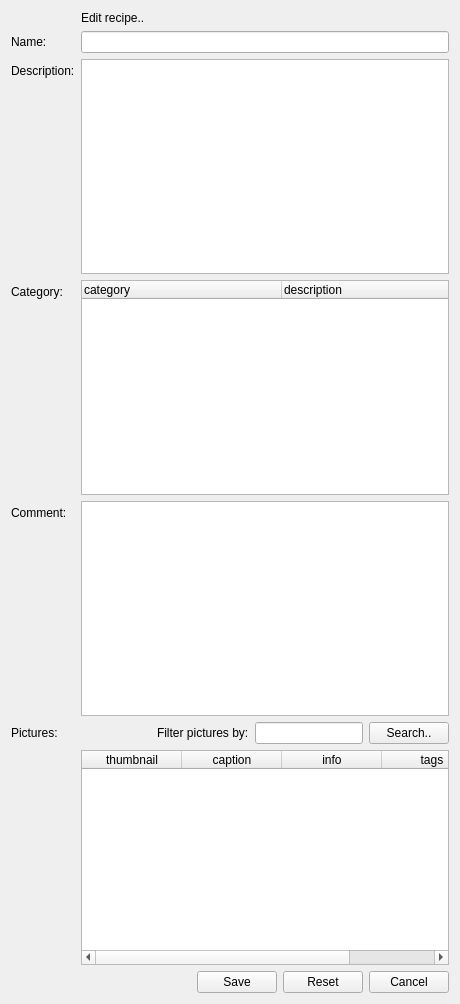
<?xml version="1.0" encoding="UTF-8"?>
<ui version="4.0">
 <class>recipe_edit_form</class>
 <widget class="QWidget" name="recipe_edit_form">
  <property name="geometry">
   <rect>
    <x>0</x>
    <y>0</y>
    <width>460</width>
    <height>1004</height>
   </rect>
  </property>
  <property name="windowTitle">
   <string>Edit recipe</string>
  </property>
  <property name="action" stdset="0">
   <string notr="true">RecipeRequest recipe {id={id}}</string>
  </property>
  <layout class="QFormLayout" name="formLayout">
   <property name="fieldGrowthPolicy">
    <enum>QFormLayout::AllNonFixedFieldsGrow</enum>
   </property>
   <item row="0" column="0">
    <widget class="QLabel" name="label_2">
     <property name="text">
      <string/>
     </property>
    </widget>
   </item>
   <item row="0" column="1">
    <widget class="QLabel" name="label_4">
     <property name="text">
      <string>Edit recipe..</string>
     </property>
    </widget>
   </item>
   <item row="1" column="0">
    <widget class="QLabel" name="label_name">
     <property name="text">
      <string>Name:</string>
     </property>
     <property name="buddy">
      <cstring>name</cstring>
     </property>
    </widget>
   </item>
   <item row="1" column="1">
    <widget class="QLineEdit" name="name"/>
   </item>
   <item row="2" column="0">
    <widget class="QLabel" name="label_description">
     <property name="text">
      <string>Description:</string>
     </property>
     <property name="buddy">
      <cstring>description</cstring>
     </property>
    </widget>
   </item>
   <item row="2" column="1">
    <widget class="QPlainTextEdit" name="description"/>
   </item>
   <item row="3" column="0">
    <widget class="QLabel" name="label_category">
     <property name="text">
      <string>Category:</string>
     </property>
     <property name="buddy">
      <cstring>category</cstring>
     </property>
    </widget>
   </item>
   <item row="3" column="1">
    <widget class="QTreeWidget" name="category">
     <property name="selectionMode">
      <enum>QAbstractItemView::SingleSelection</enum>
     </property>
     <property name="headerHidden">
      <bool>false</bool>
     </property>
     <property name="expandsOnDoubleClick">
      <bool>false</bool>
     </property>
     <property name="action" stdset="0">
      <string>CategoryHierarchyRequest category {id=1}</string>
     </property>
     <attribute name="headerDefaultSectionSize">
      <number>200</number>
     </attribute>
     <column>
      <property name="text">
       <string>category</string>
      </property>
     </column>
     <column>
      <property name="text">
       <string>description</string>
      </property>
     </column>
    </widget>
   </item>
   <item row="5" column="0">
    <widget class="QLabel" name="label_comment">
     <property name="text">
      <string>Comment:</string>
     </property>
     <property name="buddy">
      <cstring>comment</cstring>
     </property>
    </widget>
   </item>
   <item row="5" column="1">
    <widget class="QPlainTextEdit" name="comment"/>
   </item>
   <item row="8" column="0">
    <widget class="QLabel" name="label">
     <property name="text">
      <string>Pictures:</string>
     </property>
     <property name="buddy">
      <cstring>picture</cstring>
     </property>
    </widget>
   </item>
   <item row="8" column="1">
    <layout class="QHBoxLayout" name="horizontalLayout_2">
     <item>
      <spacer name="horizontalSpacer_3">
       <property name="orientation">
        <enum>Qt::Horizontal</enum>
       </property>
       <property name="sizeHint" stdset="0">
        <size>
         <width>40</width>
         <height>20</height>
        </size>
       </property>
      </spacer>
     </item>
     <item>
      <widget class="QLabel" name="label_3">
       <property name="text">
        <string>Filter pictures by:</string>
       </property>
      </widget>
     </item>
     <item>
      <widget class="QLineEdit" name="search"/>
     </item>
     <item>
      <widget class="QPushButton" name="searchButton">
       <property name="text">
        <string>Search..</string>
       </property>
       <property name="global:searchState" stdset="0">
        <string notr="true">_w_state</string>
       </property>
       <property name="datasignal:clicked" stdset="0">
        <string notr="true">picture</string>
       </property>
      </widget>
     </item>
    </layout>
   </item>
   <item row="9" column="1">
    <widget class="QTableWidget" name="picture">
     <property name="horizontalScrollBarPolicy">
      <enum>Qt::ScrollBarAsNeeded</enum>
     </property>
     <property name="alternatingRowColors">
      <bool>true</bool>
     </property>
     <property name="selectionMode">
      <enum>QAbstractItemView::MultiSelection</enum>
     </property>
     <property name="selectionBehavior">
      <enum>QAbstractItemView::SelectRows</enum>
     </property>
     <property name="showGrid">
      <bool>true</bool>
     </property>
     <property name="gridStyle">
      <enum>Qt::DotLine</enum>
     </property>
     <property name="sortingEnabled">
      <bool>true</bool>
     </property>
     <property name="action" stdset="0">
      <string notr="true">PictureListRequest picture {search{{main.search}}}</string>
     </property>
     <attribute name="horizontalHeaderShowSortIndicator" stdset="0">
      <bool>true</bool>
     </attribute>
     <attribute name="verticalHeaderStretchLastSection">
      <bool>false</bool>
     </attribute>
     <column>
      <property name="text">
       <string>thumbnail</string>
      </property>
     </column>
     <column>
      <property name="text">
       <string>caption</string>
      </property>
     </column>
     <column>
      <property name="text">
       <string>info</string>
      </property>
     </column>
     <column>
      <property name="text">
       <string>tags</string>
      </property>
     </column>
    </widget>
   </item>
   <item row="10" column="1">
    <layout class="QHBoxLayout" name="horizontalLayout">
     <item>
      <spacer name="horizontalSpacer">
       <property name="orientation">
        <enum>Qt::Horizontal</enum>
       </property>
       <property name="sizeHint" stdset="0">
        <size>
         <width>40</width>
         <height>20</height>
        </size>
       </property>
      </spacer>
     </item>
     <item>
      <widget class="QPushButton" name="save">
       <property name="text">
        <string>Save</string>
       </property>
       <property name="action" stdset="0">
        <string notr="true">updateRecipe recipe {id={main.id}; name{{main.name}}; description{{main.description}}; category {{main.category}}; comment {{main.comment}}}</string>
       </property>
       <property name="form" stdset="0">
        <string notr="true">_CLOSE_</string>
       </property>
      </widget>
     </item>
     <item>
      <widget class="QPushButton" name="reset">
       <property name="text">
        <string>Reset</string>
       </property>
       <property name="form" stdset="0">
        <string notr="true">recipe_edit?id={main.id}</string>
       </property>
      </widget>
     </item>
     <item>
      <widget class="QPushButton" name="cancel">
       <property name="text">
        <string>Cancel</string>
       </property>
       <property name="form" stdset="0">
        <string notr="true">_CLOSE_</string>
       </property>
      </widget>
     </item>
    </layout>
   </item>
  </layout>
 </widget>
 <tabstops>
  <tabstop>name</tabstop>
  <tabstop>description</tabstop>
  <tabstop>category</tabstop>
  <tabstop>comment</tabstop>
  <tabstop>search</tabstop>
  <tabstop>searchButton</tabstop>
  <tabstop>picture</tabstop>
  <tabstop>save</tabstop>
  <tabstop>reset</tabstop>
  <tabstop>cancel</tabstop>
 </tabstops>
 <resources>
  <include location="../configurator.qrc"/>
 </resources>
 <connections>
  <connection>
   <sender>search</sender>
   <signal>returnPressed()</signal>
   <receiver>searchButton</receiver>
   <slot>click()</slot>
   <hints>
    <hint type="sourcelabel">
     <x>368</x>
     <y>689</y>
    </hint>
    <hint type="destinationlabel">
     <x>449</x>
     <y>691</y>
    </hint>
   </hints>
  </connection>
 </connections>
</ui>
